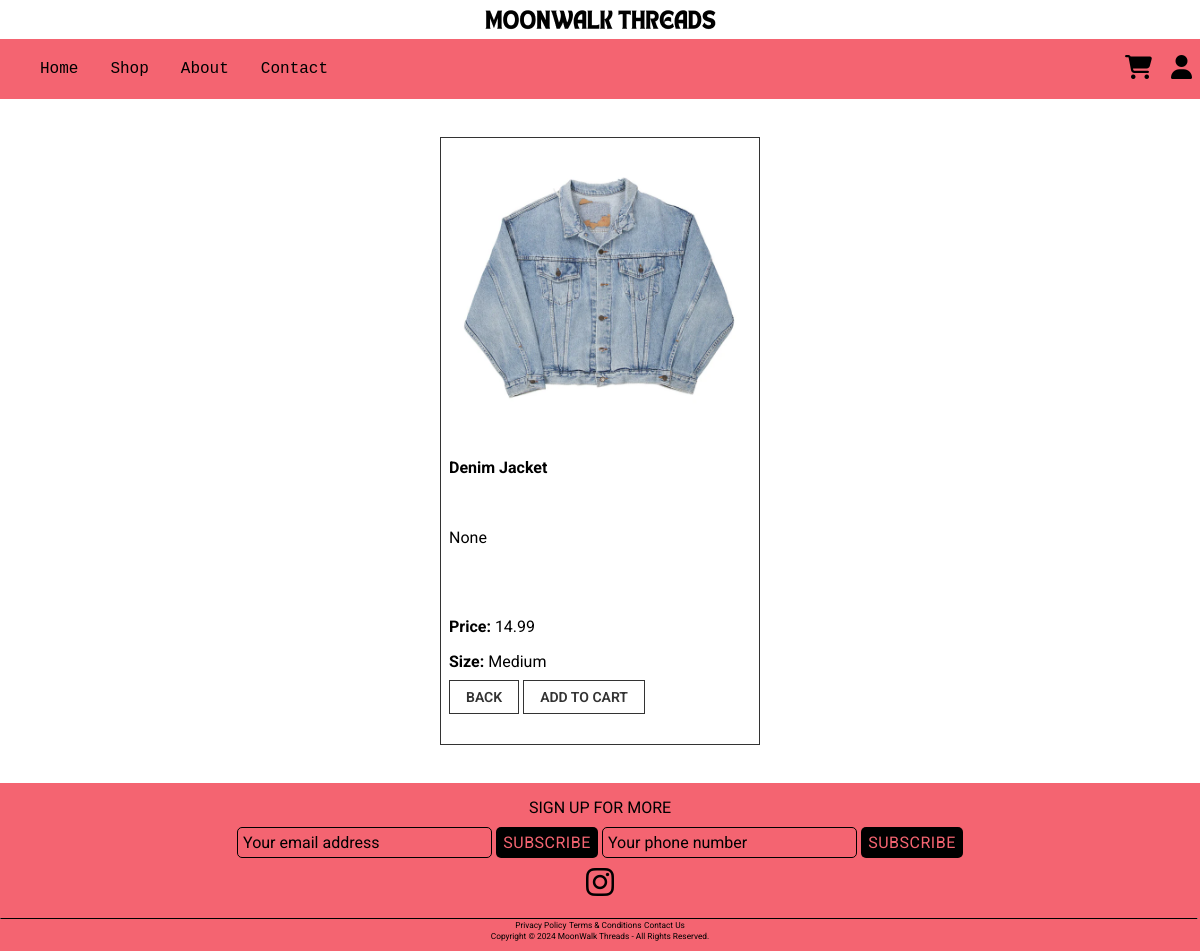
Page /product/6 on the committed database.
### myapp/models.py (models this page shows, shortened)
class Product(models.Model):
    name = models.CharField(max_length=100)
    price= models.DecimalField(default=0, decimal_places=2, max_digits=6)
    category = models.ForeignKey(Category, on_delete=models.CASCADE, default=1)
    size = models.CharField(max_length=20)
    description = models.CharField(max_length=250, default='', blank=True, null=True)
    image = models.ImageField(upload_to='uploads/product/')
    featured = models.BooleanField(default=False)

### myapp/views.py (the view)
# urls.py: path('product/<int:pk>', views.productDetails, name='productDetails'), # Product details page,
def productDetails(request,pk):
    product = Product.objects.get(id=pk)
    return render(request, 'productDetails.html', {'product': product})

### myapp/templates/productDetails.html (shortened to what this page needs)
{% extends 'base.html' %}
{% load static %}
{% block content %}
<!DOCTYPE HTML>
<html lang="en">
<br/><br/>
<div class="product-details-card">
      <div class="product-details-img">
        <img src="{{ product.image.url }}" class="productImg" alt="missing img" height="300" width="300">
      </div>
        <div class="card-body">
          <p class="card-title"><strong>{{ product.name }}</strong></p>
          <br/>
          <p class="card-text">{{ product.description }}</p>
          <br/><br/>
          <p><strong>Price: </strong>{{ product.price }}</p>
          <p><strong>Size: </strong>{{ product.size }}</p>
          <div class="product-details-footer">
            <a class="btn btn-secondary" href="{% url 'home' %}">Back</a>
            <a class="btn btn-outline-dark" href="#">Add to cart</a>
          </div>
        </div>
    <br/><br/>
</div>
<br/><br/>
</html>
{% endblock %}

### static/css/homestyles.css (style rules this page uses)
body { margin: 0; font-family: var(--font); }
* { --background_color: #F46471; --font: 'Roboto', sans-serif; --visibile: True; --font_color_title: #FFFFFF; --font_color_timer: #000000; --drop_title: "Spooky Halloween Apparel"; }
a { font-size: 1rem; color: #000; text-decoration: none; }

### static/css/shopstyles.css (style rules this page uses)
:root { --border-color: #E0E0E0; --font-color: #333333; --hover-scale: 1.05; --button-color: #333333; --button-border-color: #333333; --button-hover-color: #F46471; }

### static/css/products.css (style rules this page uses)
:root { --border-color: #E0E0E0; --font-color: #333333; --hover-scale: 1.05; --button-color: #333333; --button-border-color: #333333; --button-hover-color: #F46471; }

### static/css/checkout.css (style rules this page uses)
* { box-sizing: border-box; }

### static/css/productDetails.css (style rules this page uses)
:root { --border-color: #E0E0E0; --font-color: #333333; --hover-scale: 1.05; --button-color: #333333; --button-border-color: #333333; --button-hover-color: #F46471; }
.product-details-card { border: 1px solid var(--button-border-color); padding-left: .5rem; margin: auto; width: 20rem; }
.product-details-footer .btn { font-size: 0.875rem; color: var(--button-color); border: 1px solid var(--button-border-color); padding: 0.5rem 1rem; transition: background-color 0.3s, color 0.3s; text-transform: uppercase; font-weight: 600; }

### rows in the picture
Product: image (picture), name "Denim Jacket", description "None", price "14.99", size "Medium"
